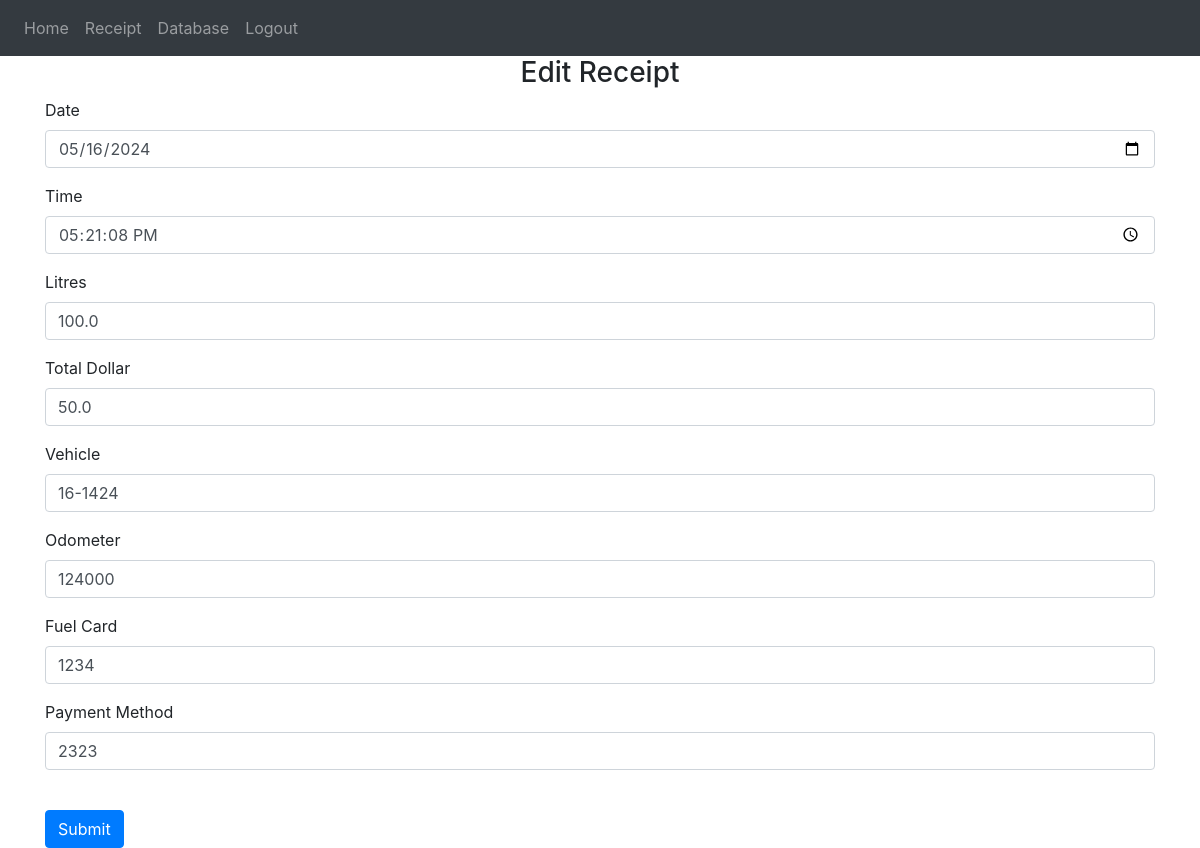
Page /edit_receipt/1 (signed in) on the committed database.
### website/models.py (models this page shows)
class Receipt(db.Model):
    id = db.Column(db.Integer, primary_key=True)
    date = db.Column(db.String(50))
    time = db.Column(db.String(50))
    liters = db.Column(db.Float)
    total_dollar = db.Column(db.Float)
    vehicle = db.Column(db.String(50))
    odometer = db.Column(db.Integer)
    fuel_card = db.Column(db.Integer)
    payment_method = db.Column(db.Integer)
    user_id = db.Column(db.Integer, db.ForeignKey('user.id'))

### website/views.py (the view, shortened to what this page needs)
@views.route('/edit_receipt/<int:receiptId>', methods=['GET', 'POST'])
def receipt_detail(receiptId):
    receipt = Receipt.query.filter_by(id=receiptId).first()
    return render_template("edit_receipt.html", user=current_user, date=receipt.date,
                           time=receipt.time, liters=receipt.liters, totalDollar=receipt.total_dollar,
                           vehicle=receipt.vehicle, odometer=receipt.odometer, fuelCard=receipt.fuel_card,
                           paymentMethod=receipt.payment_method)

### website/__init__.py (called while the page is built)
def create_app():
    app = Flask(__name__)
    app.config["SECRET_KEY"] = "fhfwdlifiwibfiawf"
    db_path = path.join(path.dirname(__file__), DB_NAME)
    db_uri = 'sqlite:///{}'.format(db_path)
    app.config['SQLALCHEMY_DATABASE_URI'] = db_uri
    db.init_app(app)
    from .views import views
    from .auth import auth
    app.register_blueprint(views, url_prefix='/')
    app.register_blueprint(auth, url_prefix='/')
    from .models import User, Note, Receipt
    with app.app_context():
        db.create_all()
    login_manager = LoginManager()
    login_manager.login_view = 'auth.login'
    login_manager.init_app(app)
    @login_manager.user_loader
    def load_user(id):
        return User.query.get(int(id))
    return app

### website/templates/edit_receipt.html
{% extends "base.html" %} {% block title %}Edit Receipt{% endblock %}
{% block content%}
<form method="POST">
    <h3 align="center">Edit Receipt</h3>
    <div class="form-group">
        <label for="date">Date</label>
        <input type="date" class="form-control" id="date" name="date" placeholder="dd-mm-yyyy" value="{{date}}">
    </div>
    <div class="form-group">
        <label for="time">Time</label>
        <input type="time" step="1" class="form-control" id="time" name="time" placeholder="hh-mm-ss"  value="{{time}}">
    </div>
    <div class="form-group">
        <label for="liters">Litres</label>
        <input type="number" step="0.001" class="form-control" id="liters" name="liters" placeholder="Enter liters"  value="{{liters}}">
    </div>
    <div class="form-group">
        <label for="total_dollar">Total Dollar</label>
        <input type="number" step="0.01" class="form-control" id="total_dollar" name="total_dollar" placeholder="Enter total dollars" value="{{totalDollar}}">
    </div>
    <div class="form-group">
        <label for="vehicle">Vehicle</label>
        <input type="text" pattern="[0-9]{2}-[0-9]{4}" class="form-control" id="vehicle" name="vehicle" placeholder="Enter vehicle number (##-####)"  value="{{vehicle}}">
    </div>
    <div class="form-group">
        <label for="odometer">Odometer</label>
        <input type="number" class="form-control" id="odometer" name="odometer" placeholder="Enter odometer value"  value="{{odometer}}">
    </div>
    <div class="form-group">
        <label for="fuel_card">Fuel Card</label>
        <input type="number" pattern="[0-9]{4}" class="form-control" id="fuel_card" name="fuel_card" placeholder="Enter fuel card number (####)"  value="{{fuelCard}}">
    </div>
    <div class="form-group">
        <label for="payment_method">Payment Method</label>
        <input type="number" pattern="[0-9]{4}" class="form-control" id="payment_method" name="payment_method" placeholder="Enter payment method value (####)"  value="{{paymentMethod}}">
    </div>
    <br />
    <button type="submit" class="btn btn-primary">Submit</button>
</form>
{% endblock %}

### rows in the picture
Receipt: date "05/16/2024", time "17:21:08", liters "100.0", total_dollar "50.0", vehicle "16-1424", odometer "124000", fuel_card "1234", payment_method "2323"
